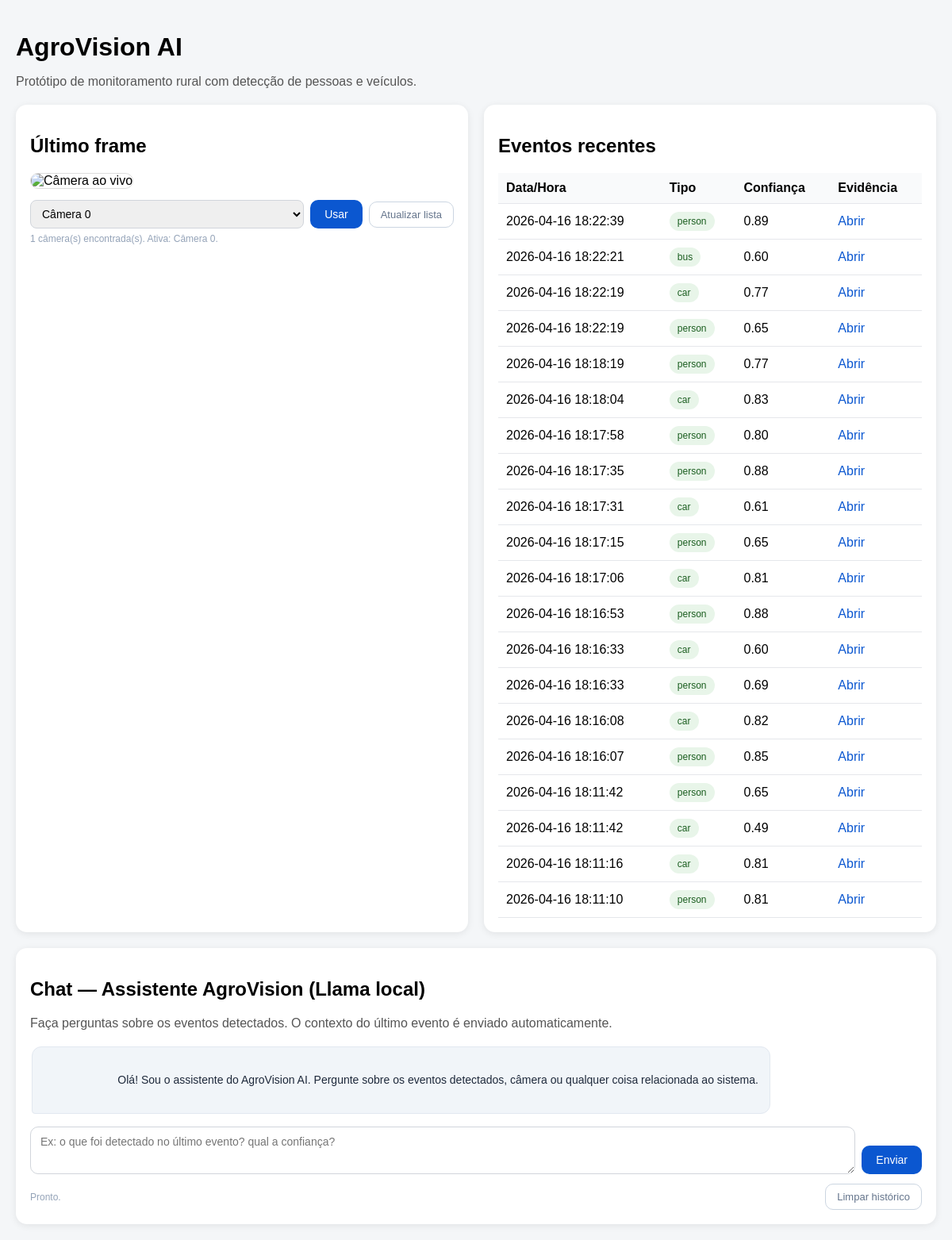
The page / on the database its author committed.
### tables this page shows
CREATE TABLE events (
            id TEXT PRIMARY KEY,
            event_time TEXT,
            label TEXT,
            confidence REAL,
            image_path TEXT
        );

### app.py (the view)
@app.get("/", response_class=HTMLResponse)
def dashboard(request: Request):
    events = list_events(20)
    return templates.TemplateResponse("index.html", {"request": request, "events": events})

### templates/index.html (shortened to what this page needs)
<!DOCTYPE html>
<html lang="pt-br">
<head>
</head>
<body>
    <div class="container">
        <h1>AgroVision AI</h1>
        <p>Protótipo de monitoramento rural com detecção de pessoas e veículos.</p>
        <div class="grid">
            <div class="card">
                <h2>Último frame</h2>
                <img id="live-feed" src="/frame" alt="Câmera ao vivo">
                <div style="margin-top:14px; display:flex; gap:8px; align-items:center; flex-wrap:wrap;">
                    <select id="camera-select" style="flex:1; padding:8px 10px; border-radius:8px; border:1px solid #d1d5db; font-size:14px;">
                        <option value="">Carregando câmeras...</option>
                    </select>
                    <button onclick="applyCamera()" class="btn-primary" id="camera-apply-btn">Usar</button>
                    <button onclick="loadCameras()" class="btn-secondary">Atualizar lista</button>
                </div>
                <div id="camera-status" style="font-size:12px; color:#94a3b8; margin-top:6px;"></div>
            </div>
            <div class="card">
                <h2>Eventos recentes</h2>
                <table>
                    <thead>
                        <tr>
                            <th>Data/Hora</th>
                            <th>Tipo</th>
                            <th>Confiança</th>
                            <th>Evidência</th>
                        </tr>
                    </thead>
                    <tbody>
                        {% for event in events %}
                        <tr>
                            <td>{{ event.event_time }}</td>
                            <td><span class="badge">{{ event.label }}</span></td>
                            <td>{{ "%.2f"|format(event.confidence) }}</td>
                            <td><a href="{{ event.image_path }}" target="_blank">Abrir</a></td>
                        </tr>
                        {% endfor %}
                    </tbody>
                </table>
            </div>
        </div>
        <div class="card" style="margin-top: 20px;">
            <h2>Chat — Assistente AgroVision (Llama local)</h2>
            <p>Faça perguntas sobre os eventos detectados. O contexto do último evento é enviado automaticamente.</p>
            <div class="chat-box">
                <div class="chat-history" id="chat-history">
                    <div class="chat-bubble assistant">
                        Olá! Sou o assistente do AgroVision AI. Pergunte sobre os eventos detectados, câmera ou qualquer coisa relacionada ao sistema.
                    </div>
                </div>
                <div class="chat-input-row">
                    <textarea
                        id="chat-question"
                        placeholder="Ex: o que foi detectado no último evento? qual a confiança?"
                        onkeydown="handleKey(event)"
                    ></textarea>
                    <button id="chat-send-btn" class="btn-primary" onclick="sendQuestion()">Enviar</button>
                </div>
                <div class="chat-footer">
                    <span class="chat-status" id="chat-status">Pronto.</span>
                    <button class="btn-secondary" onclick="clearHistory()">Limpar histórico</button>
                </div>
            </div>
        </div>
    </div>
</body>
</html>

### templates/index.html (style rules this page uses)
body { font-family: Arial, sans-serif; background: #f4f6f8; margin: 0; padding: 20px; }
.container { max-width: 1200px; margin: 0 auto; }
h1 { margin-bottom: 8px; }
p { color: #555; }
.grid { display: grid; grid-template-columns: 1fr 1fr; gap: 20px; margin-top: 20px; }
.card { background: white; border-radius: 14px; padding: 18px; box-shadow: 0 2px 10px rgba(0,0,0,0.08); }
img { width: 100%; border-radius: 10px; border: 1px solid #ddd; }
table { width: 100%; border-collapse: collapse; margin-top: 10px; }
th, td { text-align: left; padding: 10px; border-bottom: 1px solid #e5e7eb; }
th { background: #f9fafb; }
.badge { background: #e8f5e9; color: #1b5e20; padding: 5px 10px; border-radius: 999px; font-size: 12px; display: inline-block; }
a { color: #0b57d0; text-decoration: none; }
.chat-box { display: flex; flex-direction: column; gap: 12px; margin-top: 10px; }
.chat-history { display: flex; flex-direction: column; gap: 10px; max-height: 360px; overflow-y: auto; padding: 4px 2px; }
.chat-bubble { padding: 10px 14px; border-radius: 12px; max-width: 88%; white-space: pre-wrap; font-size: 14px; line-height: 1.5; }
.chat-bubble.assistant { background: #f1f5f9; color: #1e293b; align-self: flex-start; border-bottom-left-radius: 4px; border: 1px solid #e2e8f0; }
.chat-input-row { display: flex; gap: 8px; align-items: flex-end; }
.chat-input-row textarea { flex: 1; min-height: 60px; resize: vertical; padding: 10px 12px; border-radius: 10px; border: 1px solid #d1d5db; font-size: 14px; font-family: Arial, sans-serif; box-sizing: border-box; }
.btn-primary { background: #0b57d0; color: white; border: none; border-radius: 10px; padding: 10px 18px; cursor: pointer; font-size: 14px; white-space: nowrap; }
.btn-secondary { background: transparent; color: #64748b; border: 1px solid #cbd5e1; border-radius: 10px; padding: 8px 14px; cursor: pointer; font-size: 13px; }
.chat-footer { display: flex; align-items: center; justify-content: space-between; }
.chat-status { font-size: 12px; color: #94a3b8; }

### rows shown on the page
events: event_time "2026-04-16 18:22:39", label "person", confidence "0.89"
events: event_time "2026-04-16 18:22:21", label "bus", confidence "0.60"
events: event_time "2026-04-16 18:22:19", label "car", confidence "0.77"
events: event_time "2026-04-16 18:22:19", label "person", confidence "0.65"
events: event_time "2026-04-16 18:18:19", label "person", confidence "0.77"
events: event_time "2026-04-16 18:18:04", label "car", confidence "0.83"
events: event_time "2026-04-16 18:17:58", label "person", confidence "0.80"
events: event_time "2026-04-16 18:17:35", label "person", confidence "0.88"
events: event_time "2026-04-16 18:17:31", label "car", confidence "0.61"
events: event_time "2026-04-16 18:17:15", label "person", confidence "0.65"
events: event_time "2026-04-16 18:17:06", label "car", confidence "0.81"
events: event_time "2026-04-16 18:16:53", label "person", confidence "0.88"
events: event_time "2026-04-16 18:16:33", label "car", confidence "0.60"
events: event_time "2026-04-16 18:16:33", label "person", confidence "0.69"
events: event_time "2026-04-16 18:16:08", label "car", confidence "0.82"
events: event_time "2026-04-16 18:16:07", label "person", confidence "0.85"
events: event_time "2026-04-16 18:11:42", label "person", confidence "0.65"
events: event_time "2026-04-16 18:11:42", label "car", confidence "0.49"
events: event_time "2026-04-16 18:11:16", label "car", confidence "0.81"
events: event_time "2026-04-16 18:11:10", label "person", confidence "0.81"
